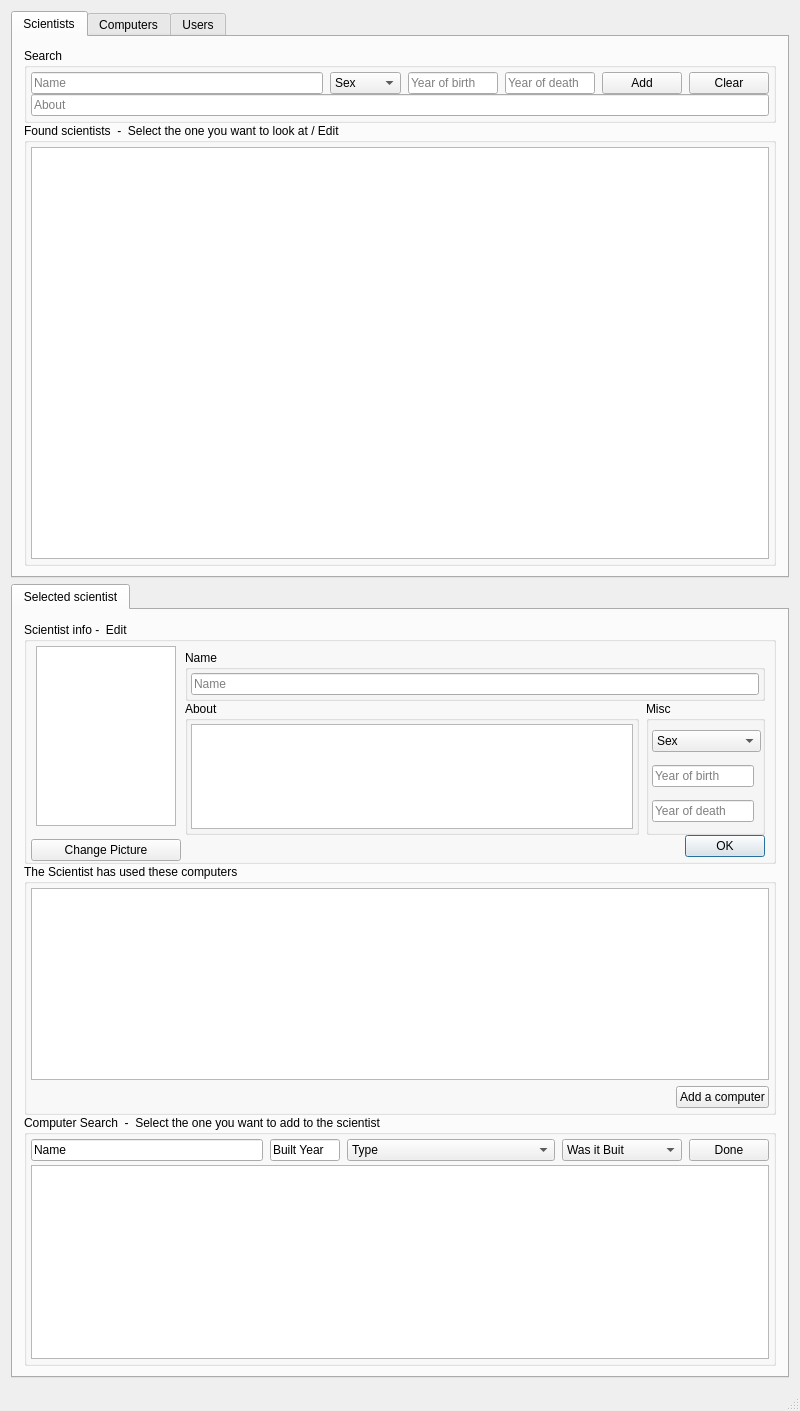
<?xml version="1.0" encoding="UTF-8"?>
<ui version="4.0">
 <class>MainWindow</class>
 <widget class="QMainWindow" name="MainWindow">
  <property name="geometry">
   <rect>
    <x>0</x>
    <y>0</y>
    <width>800</width>
    <height>1411</height>
   </rect>
  </property>
  <property name="minimumSize">
   <size>
    <width>800</width>
    <height>0</height>
   </size>
  </property>
  <property name="windowTitle">
   <string>MainWindow</string>
  </property>
  <widget class="QWidget" name="centralWidget">
   <layout class="QVBoxLayout" name="verticalLayout_3">
    <item>
     <widget class="QTabWidget" name="headTab">
      <property name="currentIndex">
       <number>0</number>
      </property>
      <widget class="QWidget" name="scientistTab">
       <attribute name="title">
        <string>Scientists</string>
       </attribute>
       <layout class="QVBoxLayout" name="verticalLayout">
        <property name="spacing">
         <number>0</number>
        </property>
        <property name="bottomMargin">
         <number>10</number>
        </property>
        <item>
         <widget class="QGroupBox" name="groupBox_3">
          <property name="title">
           <string>Search</string>
          </property>
          <layout class="QVBoxLayout" name="verticalLayout_8">
           <property name="spacing">
            <number>0</number>
           </property>
           <property name="leftMargin">
            <number>4</number>
           </property>
           <property name="topMargin">
            <number>4</number>
           </property>
           <property name="rightMargin">
            <number>4</number>
           </property>
           <property name="bottomMargin">
            <number>4</number>
           </property>
           <item>
            <layout class="QHBoxLayout" name="scientistButtonRow">
             <property name="spacing">
              <number>7</number>
             </property>
             <item>
              <widget class="QLineEdit" name="scientistNameField">
               <property name="minimumSize">
                <size>
                 <width>160</width>
                 <height>0</height>
                </size>
               </property>
               <property name="maximumSize">
                <size>
                 <width>600</width>
                 <height>16777215</height>
                </size>
               </property>
               <property name="accessibleName">
                <string/>
               </property>
               <property name="placeholderText">
                <string>Name</string>
               </property>
              </widget>
             </item>
             <item>
              <widget class="QComboBox" name="sexComboBox">
               <property name="maximumSize">
                <size>
                 <width>75</width>
                 <height>16777215</height>
                </size>
               </property>
               <property name="toolTipDuration">
                <number>-3</number>
               </property>
               <item>
                <property name="text">
                 <string>Sex</string>
                </property>
               </item>
               <item>
                <property name="text">
                 <string>Female</string>
                </property>
               </item>
               <item>
                <property name="text">
                 <string>Male</string>
                </property>
               </item>
              </widget>
             </item>
             <item>
              <widget class="QLineEdit" name="yearOfBirthField">
               <property name="maximumSize">
                <size>
                 <width>90</width>
                 <height>16777215</height>
                </size>
               </property>
               <property name="placeholderText">
                <string>Year of birth</string>
               </property>
              </widget>
             </item>
             <item>
              <widget class="QLineEdit" name="yearOfDeathField">
               <property name="maximumSize">
                <size>
                 <width>90</width>
                 <height>16777215</height>
                </size>
               </property>
               <property name="placeholderText">
                <string>Year of death</string>
               </property>
              </widget>
             </item>
             <item>
              <widget class="QPushButton" name="addScientistPushButton">
               <property name="text">
                <string>Add</string>
               </property>
              </widget>
             </item>
             <item>
              <widget class="QPushButton" name="clearScientistPushButton">
               <property name="whatsThis">
                <string>&lt;html&gt;&lt;head/&gt;&lt;body&gt;&lt;p&gt;Clears the search, giving you all results&lt;/p&gt;&lt;/body&gt;&lt;/html&gt;</string>
               </property>
               <property name="text">
                <string>Clear</string>
               </property>
              </widget>
             </item>
            </layout>
           </item>
           <item>
            <widget class="QLineEdit" name="scientistAboutField">
             <property name="placeholderText">
              <string>About</string>
             </property>
            </widget>
           </item>
          </layout>
         </widget>
        </item>
        <item>
         <widget class="QGroupBox" name="groupBox_2">
          <property name="title">
           <string>Found scientists  -  Select the one you want to look at / Edit</string>
          </property>
          <layout class="QVBoxLayout" name="verticalLayout_6">
           <property name="spacing">
            <number>4</number>
           </property>
           <property name="leftMargin">
            <number>4</number>
           </property>
           <property name="topMargin">
            <number>4</number>
           </property>
           <property name="rightMargin">
            <number>4</number>
           </property>
           <property name="bottomMargin">
            <number>4</number>
           </property>
           <item>
            <widget class="QTableView" name="scientistTableView"/>
           </item>
          </layout>
         </widget>
        </item>
       </layout>
      </widget>
      <widget class="QWidget" name="tab_3">
       <attribute name="title">
        <string>Computers</string>
       </attribute>
      </widget>
      <widget class="QWidget" name="tab_2">
       <attribute name="title">
        <string>Users</string>
       </attribute>
      </widget>
     </widget>
    </item>
    <item>
     <widget class="QTabWidget" name="ScientistSelected">
      <property name="currentIndex">
       <number>0</number>
      </property>
      <widget class="QWidget" name="tab">
       <attribute name="title">
        <string>Selected scientist</string>
       </attribute>
       <layout class="QVBoxLayout" name="verticalLayout_5">
        <property name="spacing">
         <number>0</number>
        </property>
        <property name="topMargin">
         <number>12</number>
        </property>
        <property name="bottomMargin">
         <number>10</number>
        </property>
        <item>
         <widget class="QGroupBox" name="groupBox">
          <property name="minimumSize">
           <size>
            <width>0</width>
            <height>242</height>
           </size>
          </property>
          <property name="maximumSize">
           <size>
            <width>16777215</width>
            <height>242</height>
           </size>
          </property>
          <property name="title">
           <string>Scientist info -  Edit</string>
          </property>
          <layout class="QHBoxLayout" name="horizontalLayout_2">
           <property name="spacing">
            <number>0</number>
           </property>
           <property name="leftMargin">
            <number>4</number>
           </property>
           <property name="topMargin">
            <number>4</number>
           </property>
           <property name="rightMargin">
            <number>4</number>
           </property>
           <property name="bottomMargin">
            <number>0</number>
           </property>
           <item>
            <layout class="QVBoxLayout" name="verticalLayout_7" stretch="0,0">
             <property name="spacing">
              <number>0</number>
             </property>
             <property name="sizeConstraint">
              <enum>QLayout::SetMinimumSize</enum>
             </property>
             <property name="leftMargin">
              <number>0</number>
             </property>
             <property name="topMargin">
              <number>0</number>
             </property>
             <property name="rightMargin">
              <number>0</number>
             </property>
             <item alignment="Qt::AlignHCenter|Qt::AlignBottom">
              <widget class="QGraphicsView" name="scientistPicture">
               <property name="minimumSize">
                <size>
                 <width>140</width>
                 <height>180</height>
                </size>
               </property>
               <property name="maximumSize">
                <size>
                 <width>140</width>
                 <height>180</height>
                </size>
               </property>
              </widget>
             </item>
             <item alignment="Qt::AlignHCenter|Qt::AlignBottom">
              <widget class="QPushButton" name="scientistChangePictureButton">
               <property name="minimumSize">
                <size>
                 <width>150</width>
                 <height>0</height>
                </size>
               </property>
               <property name="maximumSize">
                <size>
                 <width>150</width>
                 <height>16777215</height>
                </size>
               </property>
               <property name="text">
                <string>Change Picture</string>
               </property>
              </widget>
             </item>
            </layout>
           </item>
           <item>
            <layout class="QVBoxLayout" name="selectedLayour">
             <property name="spacing">
              <number>0</number>
             </property>
             <property name="leftMargin">
              <number>4</number>
             </property>
             <property name="topMargin">
              <number>4</number>
             </property>
             <property name="rightMargin">
              <number>4</number>
             </property>
             <property name="bottomMargin">
              <number>4</number>
             </property>
             <item>
              <widget class="QGroupBox" name="groupBox_5">
               <property name="title">
                <string>Name</string>
               </property>
               <layout class="QHBoxLayout" name="horizontalLayout_3">
                <property name="spacing">
                 <number>0</number>
                </property>
                <property name="leftMargin">
                 <number>3</number>
                </property>
                <property name="topMargin">
                 <number>3</number>
                </property>
                <property name="rightMargin">
                 <number>3</number>
                </property>
                <property name="bottomMargin">
                 <number>3</number>
                </property>
                <item>
                 <widget class="QLineEdit" name="selectedScientistNameField">
                  <property name="minimumSize">
                   <size>
                    <width>0</width>
                    <height>0</height>
                   </size>
                  </property>
                  <property name="maximumSize">
                   <size>
                    <width>16777215</width>
                    <height>16777215</height>
                   </size>
                  </property>
                  <property name="accessibleName">
                   <string/>
                  </property>
                  <property name="placeholderText">
                   <string>Name</string>
                  </property>
                 </widget>
                </item>
               </layout>
              </widget>
             </item>
             <item>
              <layout class="QHBoxLayout" name="horizontalLayout">
               <property name="spacing">
                <number>7</number>
               </property>
               <property name="leftMargin">
                <number>0</number>
               </property>
               <property name="topMargin">
                <number>0</number>
               </property>
               <property name="rightMargin">
                <number>0</number>
               </property>
               <property name="bottomMargin">
                <number>0</number>
               </property>
               <item>
                <widget class="QGroupBox" name="groupBox_4">
                 <property name="minimumSize">
                  <size>
                   <width>0</width>
                   <height>111</height>
                  </size>
                 </property>
                 <property name="title">
                  <string>About</string>
                 </property>
                 <layout class="QHBoxLayout" name="horizontalLayout_4">
                  <property name="spacing">
                   <number>0</number>
                  </property>
                  <property name="leftMargin">
                   <number>3</number>
                  </property>
                  <property name="topMargin">
                   <number>3</number>
                  </property>
                  <property name="rightMargin">
                   <number>3</number>
                  </property>
                  <property name="bottomMargin">
                   <number>3</number>
                  </property>
                  <item>
                   <widget class="QPlainTextEdit" name="selectedScientistAboutField">
                    <property name="minimumSize">
                     <size>
                      <width>0</width>
                      <height>0</height>
                     </size>
                    </property>
                   </widget>
                  </item>
                 </layout>
                </widget>
               </item>
               <item>
                <widget class="QGroupBox" name="groupBox_6">
                 <property name="minimumSize">
                  <size>
                   <width>119</width>
                   <height>0</height>
                  </size>
                 </property>
                 <property name="maximumSize">
                  <size>
                   <width>119</width>
                   <height>16777215</height>
                  </size>
                 </property>
                 <property name="title">
                  <string>Misc</string>
                 </property>
                 <layout class="QVBoxLayout" name="verticalLayout_10">
                  <property name="spacing">
                   <number>7</number>
                  </property>
                  <property name="leftMargin">
                   <number>3</number>
                  </property>
                  <property name="topMargin">
                   <number>3</number>
                  </property>
                  <property name="rightMargin">
                   <number>3</number>
                  </property>
                  <property name="bottomMargin">
                   <number>3</number>
                  </property>
                  <item>
                   <widget class="QComboBox" name="selectedScientistSexComboBox">
                    <property name="minimumSize">
                     <size>
                      <width>109</width>
                      <height>0</height>
                     </size>
                    </property>
                    <property name="maximumSize">
                     <size>
                      <width>109</width>
                      <height>16777215</height>
                     </size>
                    </property>
                    <property name="toolTipDuration">
                     <number>-3</number>
                    </property>
                    <item>
                     <property name="text">
                      <string>Sex</string>
                     </property>
                    </item>
                    <item>
                     <property name="text">
                      <string>Female</string>
                     </property>
                    </item>
                    <item>
                     <property name="text">
                      <string>Male</string>
                     </property>
                    </item>
                   </widget>
                  </item>
                  <item>
                   <widget class="QLineEdit" name="selectedScientistYearOfBirthField">
                    <property name="minimumSize">
                     <size>
                      <width>102</width>
                      <height>0</height>
                     </size>
                    </property>
                    <property name="maximumSize">
                     <size>
                      <width>102</width>
                      <height>16777215</height>
                     </size>
                    </property>
                    <property name="placeholderText">
                     <string>Year of birth</string>
                    </property>
                   </widget>
                  </item>
                  <item>
                   <widget class="QLineEdit" name="selectedScientistYearOfDeathField">
                    <property name="minimumSize">
                     <size>
                      <width>102</width>
                      <height>0</height>
                     </size>
                    </property>
                    <property name="maximumSize">
                     <size>
                      <width>102</width>
                      <height>16777215</height>
                     </size>
                    </property>
                    <property name="placeholderText">
                     <string>Year of death</string>
                    </property>
                   </widget>
                  </item>
                 </layout>
                </widget>
               </item>
              </layout>
             </item>
             <item alignment="Qt::AlignRight">
              <widget class="QPushButton" name="selectedScientistOKPushButton">
               <property name="maximumSize">
                <size>
                 <width>80</width>
                 <height>16777215</height>
                </size>
               </property>
               <property name="focusPolicy">
                <enum>Qt::ClickFocus</enum>
               </property>
               <property name="text">
                <string>OK</string>
               </property>
               <property name="autoDefault">
                <bool>false</bool>
               </property>
               <property name="default">
                <bool>true</bool>
               </property>
              </widget>
             </item>
            </layout>
           </item>
          </layout>
         </widget>
        </item>
        <item>
         <widget class="QGroupBox" name="selectedScientistFoundComputerCaption">
          <property name="title">
           <string>The Scientist has used these computers</string>
          </property>
          <layout class="QVBoxLayout" name="verticalLayout_4">
           <property name="spacing">
            <number>6</number>
           </property>
           <property name="leftMargin">
            <number>4</number>
           </property>
           <property name="topMargin">
            <number>4</number>
           </property>
           <property name="rightMargin">
            <number>4</number>
           </property>
           <property name="bottomMargin">
            <number>4</number>
           </property>
           <item>
            <widget class="QTableView" name="selectedScientistComputerTable"/>
           </item>
           <item alignment="Qt::AlignRight">
            <widget class="QPushButton" name="selectedScientistAddComputer">
             <property name="maximumSize">
              <size>
               <width>140</width>
               <height>16777215</height>
              </size>
             </property>
             <property name="text">
              <string>Add a computer</string>
             </property>
            </widget>
           </item>
          </layout>
         </widget>
        </item>
        <item>
         <widget class="QGroupBox" name="selectedScientistComputerSearch">
          <property name="title">
           <string>Computer Search  -  Select the one you want to add to the scientist</string>
          </property>
          <layout class="QVBoxLayout" name="verticalLayout_2">
           <property name="spacing">
            <number>4</number>
           </property>
           <property name="leftMargin">
            <number>4</number>
           </property>
           <property name="topMargin">
            <number>4</number>
           </property>
           <property name="rightMargin">
            <number>4</number>
           </property>
           <property name="bottomMargin">
            <number>4</number>
           </property>
           <item>
            <layout class="QHBoxLayout" name="selectedScientistComputerSearchButtonRow">
             <property name="spacing">
              <number>7</number>
             </property>
             <property name="leftMargin">
              <number>0</number>
             </property>
             <property name="topMargin">
              <number>0</number>
             </property>
             <property name="rightMargin">
              <number>0</number>
             </property>
             <property name="bottomMargin">
              <number>0</number>
             </property>
             <item>
              <widget class="QLineEdit" name="selectedScientistComputerSearchNameField">
               <property name="text">
                <string>Name</string>
               </property>
              </widget>
             </item>
             <item>
              <widget class="QLineEdit" name="selectedScientistComputerSearchBuiltYearField">
               <property name="maximumSize">
                <size>
                 <width>70</width>
                 <height>16777215</height>
                </size>
               </property>
               <property name="text">
                <string>Built Year</string>
               </property>
              </widget>
             </item>
             <item>
              <widget class="QComboBox" name="selectedScientistComputerSearchTypeComboBox">
               <item>
                <property name="text">
                 <string>Type</string>
                </property>
               </item>
               <item>
                <property name="text">
                 <string>This should auto populate TODO</string>
                </property>
               </item>
              </widget>
             </item>
             <item>
              <widget class="QComboBox" name="selectedScientistComputerSearchWasItBuiltComboBox">
               <property name="minimumSize">
                <size>
                 <width>120</width>
                 <height>0</height>
                </size>
               </property>
               <item>
                <property name="text">
                 <string>Was it Buit</string>
                </property>
               </item>
               <item>
                <property name="text">
                 <string>It was built</string>
                </property>
               </item>
               <item>
                <property name="text">
                 <string>It was not built</string>
                </property>
               </item>
              </widget>
             </item>
             <item>
              <widget class="QPushButton" name="selectedScientistComputerSearchDoneButton">
               <property name="text">
                <string>Done</string>
               </property>
              </widget>
             </item>
            </layout>
           </item>
           <item>
            <widget class="QTableView" name="selectedScientistComputerSearchTableView"/>
           </item>
          </layout>
         </widget>
        </item>
       </layout>
      </widget>
     </widget>
    </item>
   </layout>
  </widget>
  <widget class="QStatusBar" name="statusBar"/>
 </widget>
 <layoutdefault spacing="6" margin="11"/>
 <resources/>
 <connections/>
</ui>
